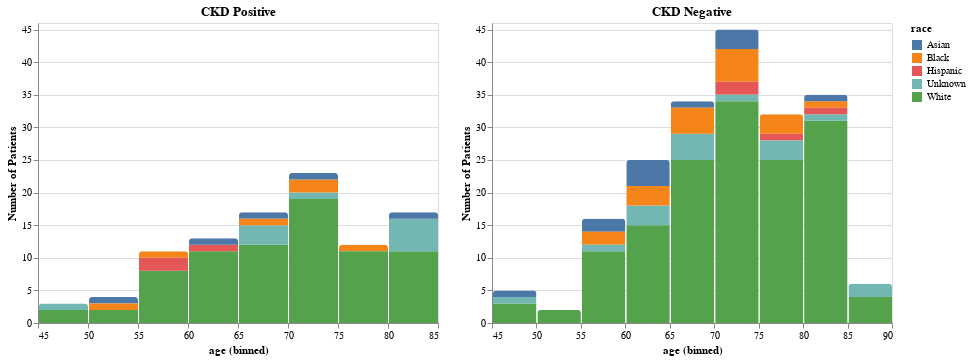

The cell this chart's notebook holds for it:
### Markdown cell above
Just looking at outcomes (Stage_Progress), there are more patients who do not have chronic kidney disease (CKD) compared to patients who have CKD (inbalanced dataset). Interestingly, there is a jump in the percentage of patients of age 50-55 who were diagnosed with CKD.

### Code cell
positive = alt.Chart(demo_stage.loc[demo_stage['Stage_Progress'] == True], title="CKD Positive").mark_bar(
    cornerRadiusTopLeft=3,
    cornerRadiusTopRight=3
).encode(
    x=alt.X('age:Q', bin=True),
    y=alt.Y('count():Q', scale=alt.Scale(
        domain=(0, 46)), title='Number of Patients'),
    color='race:N'
)
negative = alt.Chart(demo_stage.loc[demo_stage['Stage_Progress'] == 0], title="CKD Negative").mark_bar(
    cornerRadiusTopLeft=3,
    cornerRadiusTopRight=3
).encode(
    x=alt.X('age:Q', bin=True),
    y=alt.Y('count():Q', scale=alt.Scale(
        domain=(0, 46)), title='Number of Patients'),
    color='race:N'
)

positive | negative

### Figure 1 — Vega-Lite specification as saved in the notebook (floating-point values rounded to 4 significant figures; data arrays with more than 128 entries replaced by an {"elided": "..."} marker saying what was removed)
{"config": {"view": {"continuousWidth": 400, "continuousHeight": 300}}, "hconcat": [{"data": {"name": "data-0d748379592072efa8578b8320e0ac3c"}, "mark": {"type": "bar", "cornerRadiusTopLeft": 3, "cornerRadiusTopRight": 3}, "encoding": {"color": {"type": "nominal", "field": "race"}, "x": {"type": "quantitative", "bin": true, "field": "age"}, "y": {"type": "quantitative", "aggregate": "count", "scale": {"domain": [0, 46]}, "title": "Number of Patients"}}, "title": "CKD Positive"}, {"data": {"name": "data-4cb7fe2c1077fe441450d323583f12f8"}, "mark": {"type": "bar", "cornerRadiusTopLeft": 3, "cornerRadiusTopRight": 3}, "encoding": {"color": {"type": "nominal", "field": "race"}, "x": {"type": "quantitative", "bin": true, "field": "age"}, "y": {"type": "quantitative", "aggregate": "count", "scale": {"domain": [0, 46]}, "title": "Number of Patients"}}, "title": "CKD Negative"}], "$schema": "https://vega.github.io/schema/vega-lite/v4.8.1.json", "datasets": {"data-0d748379592072efa8578b8320e0ac3c": [{"id": 0, "race": "Unknown", "gender": "Male", "age": 70, "Stage_Progress": true}, {"id": 2, "race": "White", "gender": "Female", "age": 57, "Stage_Progress": true}, {"id": 4, "race": "White", "gender": "Female", "age": 50, "Stage_Progress": true}, {"id": 8, "race": "White", "gender": "Female", "age": 68, "Stage_Progress": true}, {"id": 10, "race": "White", "gender": "Male", "age": 66, "Stage_Progress": true}, {"id": 11, "race": "White", "gender": "Female", "age": 71, "Stage_Progress": true}, {"id": 15, "race": "White", "gender": "Male", "age": 84, "Stage_Progress": true}, {"id": 17, "race": "Black", "gender": "Female", "age": 79, "Stage_Progress": true}, {"id": 18, "race": "White", "gender": "Female", "age": 67, "Stage_Progress": true}, {"id": 19, "race": "White", "gender": "Male", "age": 64, "Stage_Progress": true}, {"id": 25, "race": "White", "gender": "Female", "age": 63, "Stage_Progress": true}, {"id": 27, "race": "White", "gender": "Male", "age": 78, "Stage_Progress": true}, {"id": 30, "race": "Unknown", "gender": "Female", "age": 84, "Stage_Progress": true}, {"id": 31, "race": "White", "gender": "Female", "age": 64, "Stage_Progress": true}, {"id": 32, "race": "Black", "gender": "Male", "age": 71, "Stage_Progress": true}, {"id": 33, "race": "White", "gender": "Female", "age": 80, "Stage_Progress": true}, {"id": 39, "race": "Black", "gender": "Male", "age": 58, "Stage_Progress": true}, {"id": 42, "race": "White", "gender": "Male", "age": 74, "Stage_Progress": true}, {"id": 43, "race": "White", "gender": "Female", "age": 69, "Stage_Progress": true}, {"id": 44, "race": "White", "gender": "Female", "age": 76, "Stage_Progress": true}, {"id": 45, "race": "Asian", "gender": "Female", "age": 70, "Stage_Progress": true}, {"id": 48, "race": "White", "gender": "Female", "age": 77, "Stage_Progress": true}, {"id": 50, "race": "White", "gender": "Male", "age": 73, "Stage_Progress": true}, {"id": 57, "race": "White", "gender": "Male", "age": 67, "Stage_Progress": true}, {"id": 58, "race": "White", "gender": "Male", "age": 79, "Stage_Progress": true}, {"id": 65, "race": "White", "gender": "Female", "age": 54, "Stage_Progress": true}, {"id": 70, "race": "White", "gender": "Male", "age": 79, "Stage_Progress": true}, {"id": 72, "race": "White", "gender": "Male", "age": 81, "Stage_Progress": true}, {"id": 74, "race": "Asian", "gender": "Female", "age": 68, "Stage_Progress": true}, {"id": 81, "race": "White", "gender": "Male", "age": 63, "Stage_Progress": true}, {"id": 85, "race": "Hispanic", "gender": "Male", "age": 58, "Stage_Progress": true}, {"id": 86, "race": "White", "gender": "Male", "age": 48, "Stage_Progress": true}, {"id": 87, "race": "White", "gender": "Female", "age": 84, "Stage_Progress": true}, {"id": 88, "race": "Unknown", "gender": "Male", "age": 66, "Stage_Progress": true}, {"id": 89, "race": "White", "gender": "Female", "age": 77, "Stage_Progress": true}, {"id": 97, "race": "White", "gender": "Male", "age": 59, "Stage_Progress": true}, {"id": 101, "race": "White", "gender": "Female", "age": 65, "Stage_Progress": true}, {"id": 103, "race": "White", "gender": "Female", "age": 84, "Stage_Progress": true}, {"id": 104, "race": "White", "gender": "Male", "age": 57, "Stage_Progress": true}, {"id": 106, "race": "Asian", "gender": "Male", "age": 52, "Stage_Progress": true}, {"id": 109, "race": "White", "gender": "Female", "age": 68, "Stage_Progress": true}, {"id": 110, "race": "Unknown", "gender": "Male", "age": 85, "Stage_Progress": true}, {"id": 113, "race": "White", "gender": "Male", "age": 80, "Stage_Progress": true}, {"id": 117, "race": "White", "gender": "Female", "age": 73, "Stage_Progress": true}, {"id": 118, "race": "Hispanic", "gender": "Female", "age": 61, "Stage_Progress": true}, {"id": 119, "race": "White", "gender": "Female", "age": 77, "Stage_Progress": true}, {"id": 122, "race": "White", "gender": "Female", "age": 66, "Stage_Progress": true}, {"id": 127, "race": "White", "gender": "Female", "age": 55, "Stage_Progress": true}, {"id": 129, "race": "Black", "gender": "Male", "age": 72, "Stage_Progress": true}, {"id": 130, "race": "White", "gender": "Male", "age": 61, "Stage_Progress": true}, {"id": 139, "race": "White", "gender": "Female", "age": 79, "Stage_Progress": true}, {"id": 142, "race": "White", "gender": "Male", "age": 84, "Stage_Progress": true}, {"id": 145, "race": "White", "gender": "Male", "age": 64, "Stage_Progress": true}, {"id": 146, "race": "White", "gender": "Male", "age": 74, "Stage_Progress": true}, {"id": 154, "race": "White", "gender": "Female", "age": 70, "Stage_Progress": true}, {"id": 155, "race": "White", "gender": "Male", "age": 71, "Stage_Progress": true}, {"id": 159, "race": "White", "gender": "Male", "age": 64, "Stage_Progress": true}, {"id": 160, "race": "White", "gender": "Female", "age": 70, "Stage_Progress": true}, {"id": 163, "race": "White", "gender": "Male", "age": 61, "Stage_Progress": true}, {"id": 165, "race": "White", "gender": "Male", "age": 76, "Stage_Progress": true}, {"id": 176, "race": "White", "gender": "Male", "age": 71, "Stage_Progress": true}, {"id": 177, "race": "White", "gender": "Male", "age": 63, "Stage_Progress": true}, {"id": 178, "race": "White", "gender": "Female", "age": 81, "Stage_Progress": true}, {"id": 182, "race": "White", "gender": "Male", "age": 67, "Stage_Progress": true}, {"id": 183, "race": "White", "gender": "Female", "age": 56, "Stage_Progress": true}, {"id": 189, "race": "White", "gender": "Female", "age": 64, "Stage_Progress": true}, {"id": 194, "race": "Unknown", "gender": "Male", "age": 67, "Stage_Progress": true}, {"id": 197, "race": "Black", "gender": "Male", "age": 69, "Stage_Progress": true}, {"id": 200, "race": "White", "gender": "Female", "age": 74, "Stage_Progress": true}, {"id": 201, "race": "White", "gender": "Male", "age": 83, "Stage_Progress": true}, {"id": 207, "race": "Unknown", "gender": "Male", "age": 66, "Stage_Progress": true}, {"id": 208, "race": "White", "gender": "Male", "age": 47, "Stage_Progress": true}, {"id": 209, "race": "White", "gender": "Male", "age": 68, "Stage_Progress": true}, {"id": 210, "race": "White", "gender": "Male", "age": 56, "Stage_Progress": true}, {"id": 218, "race": "Hispanic", "gender": "Female", "age": 58, "Stage_Progress": true}, {"id": 221, "race": "White", "gender": "Male", "age": 57, "Stage_Progress": true}, {"id": 222, "race": "Asian", "gender": "Male", "age": 63, "Stage_Progress": true}, {"id": 228, "race": "White", "gender": "Male", "age": 84, "Stage_Progress": true}, {"id": 231, "race": "Unknown", "gender": "Male", "age": 80, "Stage_Progress": true}, {"id": 234, "race": "White", "gender": "Male", "age": 84, "Stage_Progress": true}, {"id": 237, "race": "White", "gender": "Male", "age": 74, "Stage_Progress": true}, {"id": 243, "race": "Unknown", "gender": "Female", "age": 46, "Stage_Progress": true}, {"id": 245, "race": "White", "gender": "Female", "age": 61, "Stage_Progress": true}, {"id": 251, "race": "White", "gender": "Male", "age": 70, "Stage_Progress": true}, {"id": 256, "race": "White", "gender": "Male", "age": 66, "Stage_Progress": true}, {"id": 257, "race": "White", "gender": "Male", "age": 74, "Stage_Progress": true}, {"id": 259, "race": "White", "gender": "Male", "age": 66, "Stage_Progress": true}, {"id": 260, "race": "White", "gender": "Female", "age": 79, "Stage_Progress": true}, {"id": 261, "race": "Asian", "gender": "Female", "age": 80, "Stage_Progress": true}, {"id": 263, "race": "White", "gender": "Female", "age": 73, "Stage_Progress": true}, {"id": 267, "race": "White", "gender": "Male", "age": 71, "Stage_Progress": true}, {"id": 269, "race": "White", "gender": "Female", "age": 72, "Stage_Progress": true}, {"id": 271, "race": "White", "gender": "Male", "age": 55, "Stage_Progress": true}, {"id": 280, "race": "Unknown", "gender": "Female", "age": 84, "Stage_Progress": true}, {"id": 281, "race": "Black", "gender": "Male", "age": 51, "Stage_Progress": true}, {"id": 284, "race": "White", "gender": "Female", "age": 71, "Stage_Progress": true}, {"id": 288, "race": "White", "gender": "Male", "age": 74, "Stage_Progress": true}, {"id": 292, "race": "White", "gender": "Female", "age": 73, "Stage_Progress": true}, {"id": 295, "race": "White", "gender": "Female", "age": 79, "Stage_Progress": true}, {"id": 297, "race": "Unknown", "gender": "Male", "age": 80, "Stage_Progress": true}], "data-4cb7fe2c1077fe441450d323583f12f8": {"elided": "200 records"}}}
